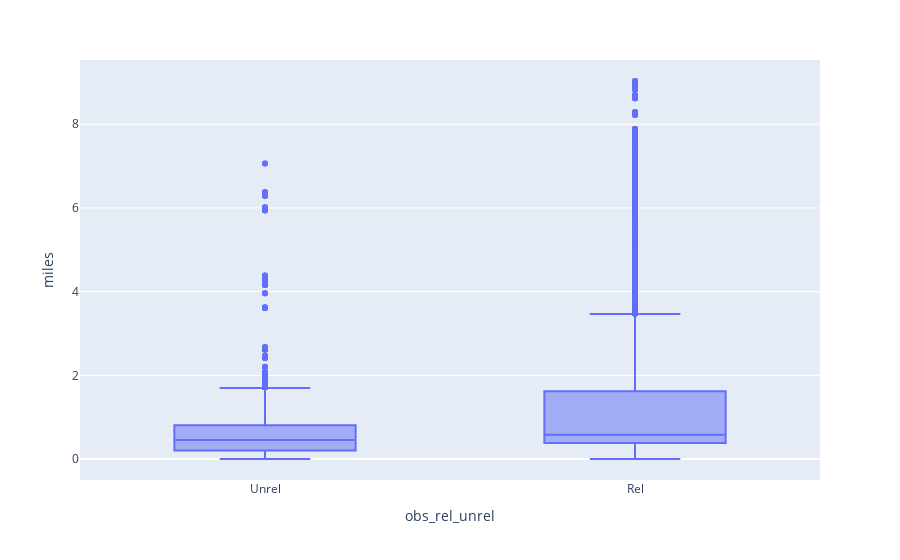

The code cell stored with this chart in its notebook:
### Markdown cell above
#### How long are the highway segments?

We look into the distribution of highway distances using our 'miles' variable.

### Code cell
import plotly.express as px
import pandas as pd

df['miles'] = pd.to_numeric(df['miles'])

fig3 = px.box(df, x="obs_rel_unrel", y="miles")
 
fig3.show()

### Figure 1 — Plotly figure (JSON) as saved in the notebook; plotly's stock layout.template omitted (floating-point values rounded to 4 significant figures; data arrays with more than 128 entries replaced by an {"elided": "..."} marker saying what was removed)
{"data": [{"alignmentgroup": "True", "hovertemplate": "obs_rel_unrel=%{x}<br>miles=%{y}<extra></extra>", "legendgroup": "", "marker": {"color": "#636efa"}, "name": "", "notched": false, "offsetgroup": "", "orientation": "v", "showlegend": false, "type": "box", "x": {"elided": "16273 str values"}, "x0": " ", "xaxis": "x", "y": {"elided": "16273 float values"}, "y0": " ", "yaxis": "y"}], "layout": {"autosize": true, "boxmode": "group", "legend": {"tracegroupgap": 0}, "margin": {"t": 60}, "xaxis": {"anchor": "y", "autorange": true, "domain": [0, 1], "range": [-0.5, 1.5], "title": {"text": "obs_rel_unrel"}, "type": "category"}, "yaxis": {"anchor": "x", "autorange": true, "domain": [0, 1], "range": [-0.499, 9.536], "title": {"text": "miles"}, "type": "linear"}}}
